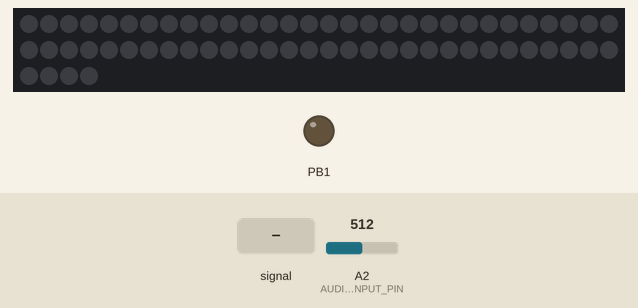
The sketch below on a simulated ATtiny85, built with avr-gcc and run on an emulated ATtiny85. Parts: 64 RGB LEDs in strip order, left to right, continuing on the next row, output pins drawn as LEDs (lit = HIGH). Wiring (inferred from the names in the program): WS2812 LEDs: data PB0. The inputs (shaded band) are chosen by the test bench; at power-on: A2 (AUDIO_INPUT_PIN) = 512. Dim RGB values are drawn brighter than linear; pins used as bus, display or sensor lines are not drawn.

Above: at 1.2 s.
1.3 s: A2 (AUDIO_INPUT_PIN) fed a 200 Hz sine of ±81 counts around its level
At 2.58 s:
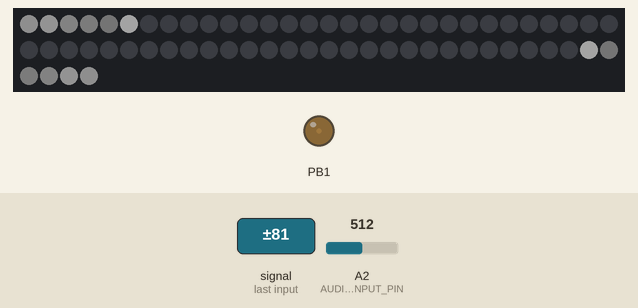
3.3 s: A2 (AUDIO_INPUT_PIN) fed a 1000 Hz sine of ±255 counts around its level
At 4.02 s:
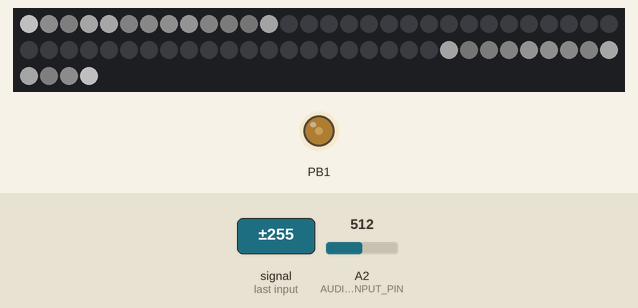
6.3 s: A2 (AUDIO_INPUT_PIN) fed a 50 Hz sine of ±306 counts around its level
At 7.1 s:
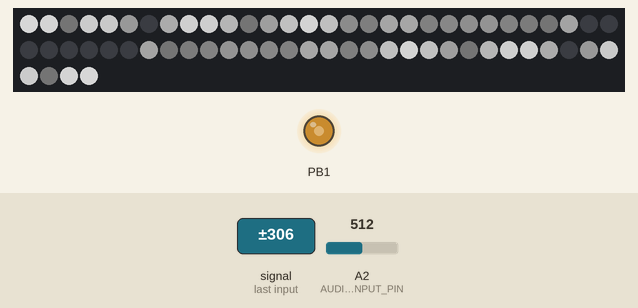
9.3 s: A2 (AUDIO_INPUT_PIN) fed a 200 Hz sine of ±460 counts around its level
At 10.39 s:
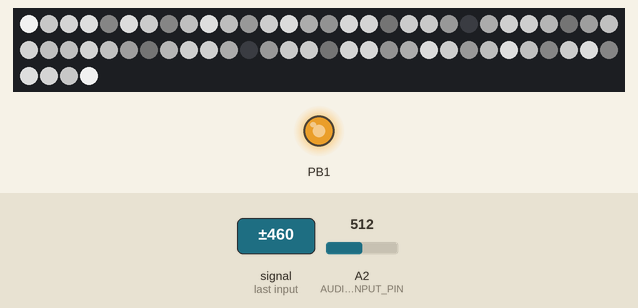
12.3 s: A2 (AUDIO_INPUT_PIN) fed a 2 Hz sine of ±306 counts around its level
At 12.44 s:
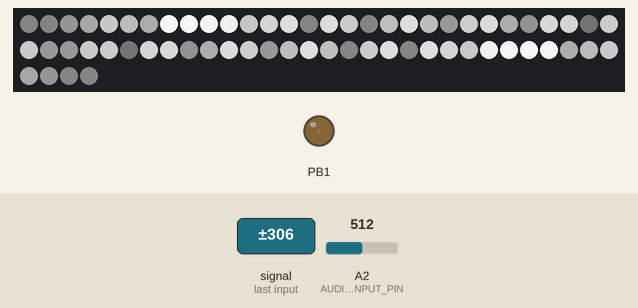
13.8 s: A2 (AUDIO_INPUT_PIN) set to 716
At 14.09 s:
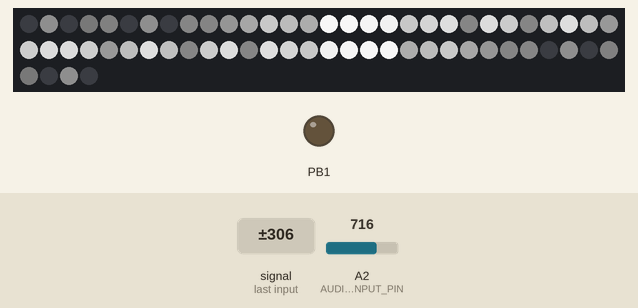
Timing chart, 0 to 16.6 s (numbered marks = the images above; inputs shaded):
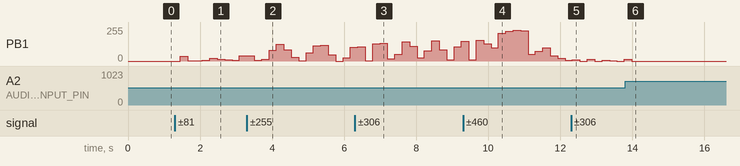

Measured:
- after the input at 1.3 s, PB1: 0/255 → 37/255 after 0.15 s, → 1/255 0.21 s later, → 3/255 0.20 s later, → 6/255 0.20 s later, … (10 changes in this stretch); the LEDs: first change after 0.16 s (image 1 shows a later state)
- after the input at 12.3 s, the LEDs: change at once (image 5)
- after the input at 13.8 s, PB1: goes on until 14.0 s, then stays 0/255

The sketch:

sound_reactive_table.ino
```cpp
/**
 * Sound Reactive Table - lights up neopixels in response to sound
 * Created by Tony Gaitatzis, July 5th, 2015
 * Released into the public domain
 *
 */
#include <avr/power.h>
#include "AudioSampler.h"
#include "Simple_Neopixel.h"


////////////////////////////////////////////////////////////////////////////////
// CONFIGURABLE CONSTANTS
// Change these to change how the program records and processes data
////////////////////////////////////////////////////////////////////////////////

/**
 * Light Configuration
 */
const unsigned int NUM_NEOPIXELS = 64;
const byte NEOPIXEL_PIN = 0;

/**
 * Audio Sampling Configuration
 */
const unsigned int AUDIO_SAMPLE_RATE_HZ = 44100;             // Sample rate of the audio in hertz.
const unsigned int AUDIO_SAMPLE_LENGTH = 128; // was 1024
const byte AUDIO_INPUT_PIN = A2;


/**
 * Animation Configuration
 */
const unsigned int animationFrameTimeout_ms = 200;

////////////////////////////////////////////////////////////////////////////////
// INTERNAL STATE
// These shouldn't be modified unless you know what you're doing.
////////////////////////////////////////////////////////////////////////////////

unsigned long lastAnimationFrameUpdateTime;

unsigned int sample;
int samples[AUDIO_SAMPLE_LENGTH];
byte pixels[NUM_NEOPIXELS];

AudioSampler audioSampler = AudioSampler(AUDIO_INPUT_PIN, AUDIO_SAMPLE_RATE_HZ, AUDIO_SAMPLE_LENGTH); // sample input from the microphone
Simple_Neopixel strip = Simple_Neopixel(NUM_NEOPIXELS, NEOPIXEL_PIN, NEO_GRB + NEO_KHZ800);

byte i;

void setup() {
  if (F_CPU == 16000000) clock_prescale_set(clock_div_1);
  strip.begin();
  strip.show(); // Initialize all pixels to 'off'
  pinMode(1, OUTPUT);
}

void loop() {
  unsigned long currentTime = millis();

  if (currentTime - lastAnimationFrameUpdateTime > animationFrameTimeout_ms) {
    audioSampler.sample(samples);

    byte pixelValue = audioSampler.getIntensity(samples)/4;

    analogWrite(1,pixelValue);

    pushPixelValue(pixelValue);


    lastAnimationFrameUpdateTime = currentTime;
  }

}


void pushPixelValue(byte newValue) {
  int halfPoint = floor(strip.numPixels()/2);
  for (int i=halfPoint-1; i>0; i--) {
    pixels[i] = pixels[i-1];
  }
  pixels[0] = newValue;
  for (int i=halfPoint; i<strip.numPixels(); i++) {
    pixels[i] = pixels[i+1];
  }
  pixels[strip.numPixels()-1] = newValue;

  cli();
  for (int i=0; i<strip.numPixels(); i++) {
    strip.sendPixel(pixels[i], pixels[i], pixels[i]);
  }
  sei();
  strip.show();

  /* */
}
```

AudioSampler.cpp
```cpp
/*
  AudioSampler.cpp - Library for recording microphone input
  Created by Tony Gaitatzis, February 8, 2015.
  Released into the public domain.
*/
#include "AudioSampler.h"

AudioSampler::AudioSampler(byte micPin, unsigned int sampleRate_hz, unsigned int sampleLength) {
  this->_micPin = micPin;

  pinMode(this->_micPin, INPUT);
  //analogReadResolution(ANALOG_READ_RESOLUTION);
  //analogReadAveraging(ANALOG_READ_AVERAGING);

  this->_sampleRate_hz = sampleRate_hz;
  // set the sample rate interval in milliseconds
  this->_sampleRate_interval_microseconds = 1000000 / sampleRate_hz;
  this->_sampleLength = sampleLength;
}

AudioSampler::~AudioSampler() {
}


/**
 * sample a number of times, record values into samples, and quit
 *
 * usage: audioSampler.sample(sampleValues);
 * modifies sampleValues
 * returns void
 */
void AudioSampler::sample(int* sampleValues) {
   unsigned int sampleIndex = 0;
   unsigned long lastSampleTime = 0;  // Start of sample window
   unsigned long currentTime = 0;

  while(sampleIndex < this->_sampleLength) {
    currentTime = micros();
    if (currentTime - lastSampleTime > this->_sampleRate_interval_microseconds) {
      sampleValues[sampleIndex] = analogRead(this->_micPin); // get adc value
      lastSampleTime = currentTime;
      sampleIndex++;
    }
  }
}


unsigned int AudioSampler::getIntensity(int* sampleValues) {

    unsigned int intensity = 0; // peak-to-peak level

    unsigned int signalMax = 0;
    unsigned int signalMin = 1024;

    for (int i = 0; i < this->_sampleLength; i++) {
      if (sampleValues[i] < 1024) {
        if (sampleValues[i] > signalMax) {
          signalMax = sampleValues[i]; // save just the max levels
        } else {
          signalMin = sampleValues[i]; // save just the min levels
        }
      }
    }

    intensity = signalMax - signalMin; // max - min = peak-peak amplitude

    return intensity;
}

/**
 * this function converts audio volume into 10log10(P1/P2) decibels.
 * Humans hear small ranges in low volume well, but large changes in loud volume poorly
 */
float AudioSampler::sampleRangeToDecibels(int sampleRange) {
  float decibels = 20*log10((float)sampleRange);
  return decibels;
}
```

AudioSampler.h
```cpp
/*
  AudioSampler.h - Library for recording microphone input
  Created by Tony Gaitatzis, February 8, 2015.
  Released into the public domain.

  Usage:
  const unsigned int AUDIO_SAMPLE_RATE_HZ = 44100;  // Sample rate of the audio in hertz.
  const unsigned int AUDIO_SAMPLE_LENGTH = 4096;
  const byte AUDIO_INPUT_PIN = A0;        // Input ADC pin for audio data.

  unsigned int samples[256];

  AudioSampler audioSampler = AudioSampler(AUDIO_INPUT_PIN, AUDIO_SAMPLE_RATE_HZ, AUDIO_SAMPLE_LENGTH);
  audioSampler.sample(samples);

*/

#ifndef AudioSampler_h
#define AudioSampler_h

#include "Arduino.h"

class AudioSampler
{
  public:
    AudioSampler(byte micPin, unsigned int sampleRate_hz, unsigned int sampleLength);
    ~AudioSampler();
    void sample(int* sampleValues);
    unsigned int getIntensity(int* sampleValues);
  private:
    byte _micPin; // = 0
    unsigned int _sampleRate_hz; // = 9000;
    unsigned int _sampleRate_interval_microseconds; // = 0;
    static const unsigned int _signalMax = 0;
    static const unsigned int _signalMin = 1024;

    static const int ANALOG_READ_RESOLUTION = 10; // Bits of resolution for the ADC.
    static const int ANALOG_READ_AVERAGING = 16;  // Number of samples to average with each ADC reading.

    unsigned int _sampleLength;//  = 256;

    void _initialize();
    /**
     * this function converts audio volume into 10log10(P1/P2) decibels.
     * Humans hear small ranges in low volume well, but large changes in loud volume poorly
     */
    static float sampleRangeToDecibels(int sampleRange);
};

#endif
```

Simple_Neopixel.cpp
```cpp
/*
  Simple_Neopixel.cpp - Neopixel library created by josh.com

  http://wp.josh.com/2014/05/13/ws2812-neopixels-are-not-so-finicky-once-you-get-to-know-them/
*/
#include "Simple_Neopixel.h"

Simple_Neopixel::Simple_Neopixel(unsigned int numPixels, unsigned char pin, unsigned char colorOrder) {
  this->_pin = pin;
  this->_numPixels = numPixels;
  this->_colorOrder = colorOrder;

}

Simple_Neopixel::~Simple_Neopixel() {}

unsigned int Simple_Neopixel::numPixels() {
  return this->_numPixels;
}

// Actually send a bit to the string. We must to drop to asm to enusre that the complier does
// not reorder things and make it so the delay happens in the wrong place.

void Simple_Neopixel::_sendBit( bool bitVal ) {
    if (  bitVal ) {				// 0 bit

		asm volatile (
			"sbi %[port], %[bit] \n\t"				// Set the output bit
			".rept %[onCycles] \n\t"                                // Execute NOPs to delay exactly the specified number of cycles
			"nop \n\t"
			".endr \n\t"
			"cbi %[port], %[bit] \n\t"                              // Clear the output bit
			".rept %[offCycles] \n\t"                               // Execute NOPs to delay exactly the specified number of cycles
			"nop \n\t"
			".endr \n\t"
			::
			[port]		"I" (_SFR_IO_ADDR(PIXEL_PORT)),
			[bit]		"I" (PIXEL_BIT),
			[onCycles]	"I" (NS_TO_CYCLES(T1H) - 2),		// 1-bit width less overhead  for the actual bit setting, note that this delay could be longer and everything would still work
			[offCycles] 	"I" (NS_TO_CYCLES(T1L) - 2)			// Minimum interbit delay. Note that we probably don't need this at all since the loop overhead will be enough, but here for correctness

		);

    } else {					// 1 bit

		// **************************************************************************
		// This line is really the only tight goldilocks timing in the whole program!
		// **************************************************************************


		asm volatile (
			"sbi %[port], %[bit] \n\t"				// Set the output bit
			".rept %[onCycles] \n\t"				// Now timing actually matters. The 0-bit must be long enough to be detected but not too long or it will be a 1-bit
			"nop \n\t"                                              // Execute NOPs to delay exactly the specified number of cycles
			".endr \n\t"
			"cbi %[port], %[bit] \n\t"                              // Clear the output bit
			".rept %[offCycles] \n\t"                               // Execute NOPs to delay exactly the specified number of cycles
			"nop \n\t"
			".endr \n\t"
			::
			[port]		"I" (_SFR_IO_ADDR(PIXEL_PORT)),
			[bit]		"I" (PIXEL_BIT),
			[onCycles]	"I" (NS_TO_CYCLES(T0H) - 2),
			[offCycles]	"I" (NS_TO_CYCLES(T0L) - 2)

		);

    }

    // Note that the inter-bit gap can be as long as you want as long as it doesn't exceed the 5us reset timeout (which is A long time)
    // Here I have been generous and not tried to squeeze the gap tight but instead erred on the side of lots of extra time.
    // This has thenice side effect of avoid glitches on very long strings becuase


}


void Simple_Neopixel::_sendByte( unsigned char byte ) {

    for( unsigned char bit = 0 ; bit < 8 ; bit++ ) {

      this->_sendBit( bitRead( byte , 7 ) );                // Neopixel wants bit in highest-to-lowest order
                                                     // so send highest bit (bit #7 in an 8-bit byte since they start at 0)
      byte <<= 1;                                    // and then shift left so bit 6 moves into 7, 5 moves into 6, etc

    }
}

/*

  The following three functions are the public API:

  ledSetup() - set up the pin that is connected to the string. Call once at the begining of the program.
  sendPixel( r g , b ) - send a single pixel to the string. Call this once for each pixel in a frame.
  show() - show the recently sent pixel on the LEDs . Call once per frame.

*/


// Set the specified pin up as digital out

void Simple_Neopixel::begin() {

  bitSet( PIXEL_DDR , PIXEL_BIT );

}

void Simple_Neopixel::sendPixel( unsigned char r, unsigned char g , unsigned char b )  {
  switch (this->_colorOrder) {
    case NEO_GRB:
    default:
      this->_sendByte(g);          // Neopixel wants colors in green then red then blue order
      this->_sendByte(r);
      this->_sendByte(b);
  }

}


// Just wait long enough without sending any bots to cause the pixels to latch and display the last sent frame

void Simple_Neopixel::show() {
	_delay_us( (RES / 1000UL) + 1);				// Round up since the delay must be _at_least_ this long (too short might not work, too long not a problem)
}
```

Simple_Neopixel.h
```cpp
/*
  SimpleNeoPixel.cpp - Neopixel library created by josh.com

  http://wp.josh.com/2014/05/13/ws2812-neopixels-are-not-so-finicky-once-you-get-to-know-them/
*/

#ifndef Simple_Neopixel_h
#define Simple_Neopixel_h


// include definitions from Adafruit_Neopixel library for compatibility
#if (ARDUINO >= 100)
 #include <Arduino.h>
#else
 #include <WProgram.h>
 #include <pins_arduino.h>
#endif

// 'type' flags for LED pixels (third parameter to constructor):
#define NEO_RGB     0x00 // Wired for RGB data order
#define NEO_GRB     0x01 // Wired for GRB data order
#define NEO_BRG     0x04

#define NEO_COLMASK 0x01
#define NEO_KHZ800  0x02 // 800 KHz datastream
#define NEO_SPDMASK 0x02
// Trinket flash space is tight, v1 NeoPixels aren't handled by default.
// Remove the ifndef/endif to add support -- but code will be bigger.
// Conversely, can comment out the #defines to save space on other MCUs.
#ifndef __AVR_ATtiny85__
#define NEO_KHZ400  0x00 // 400 KHz datastream
#endif

#include <util/delay.h>


// These values depend on which pin your string is connected to and what board you are using
// More info on how to find these at http://www.arduino.cc/en/Reference/PortManipulation

// These values are for digital pin 8 on an Arduino Yun or digital pin 12 on a DueMilinove/UNO
// Note that you could also include the DigitalWriteFast header file to not need to to this lookup.

#define PIXEL_PORT  PORTB  // Port of the pin the pixels are connected to
#define PIXEL_DDR   DDRB   // Port of the pin the pixels are connected to

#define PIXELS 64  // Number of pixels in the string
#define PIXEL_BIT   0      // Bit of the pin the pixels are connected to

// These are the timing constraints taken mostly from the WS2812 datasheets
// These are chosen to be conservative and avoid problems rather than for maximum throughput

#define T1H  900    // Width of a 1 bit in ns
#define T1L  600    // Width of a 1 bit in ns

#define T0H  400    // Width of a 0 bit in ns
#define T0L  900    // Width of a 0 bit in ns

#define RES 6000    // Width of the low gap between bits to cause a frame to latch

// Here are some convience defines for using nanoseconds specs to generate actual CPU delays

#define NS_PER_SEC (1000000000L)          // Note that this has to be SIGNED since we want to be able to check for negative values of derivatives
#define CYCLES_PER_SEC (F_CPU)
#define NS_PER_CYCLE ( NS_PER_SEC / CYCLES_PER_SEC )
#define NS_TO_CYCLES(n) ( (n) / NS_PER_CYCLE )


class Simple_Neopixel
{
  public:
    Simple_Neopixel(unsigned int numPixels, unsigned char pin, unsigned char colorOrder);
    ~Simple_Neopixel();
    void begin();
    void sendPixel(unsigned char r, unsigned char g , unsigned char b);
    void show();
    unsigned int numPixels();
  private:
    unsigned int _numPixels;
    byte _pin;
    byte _colorOrder;

    void _sendBit(bool bitVal);
    void _sendByte(unsigned char byte);

};

#endif
```
